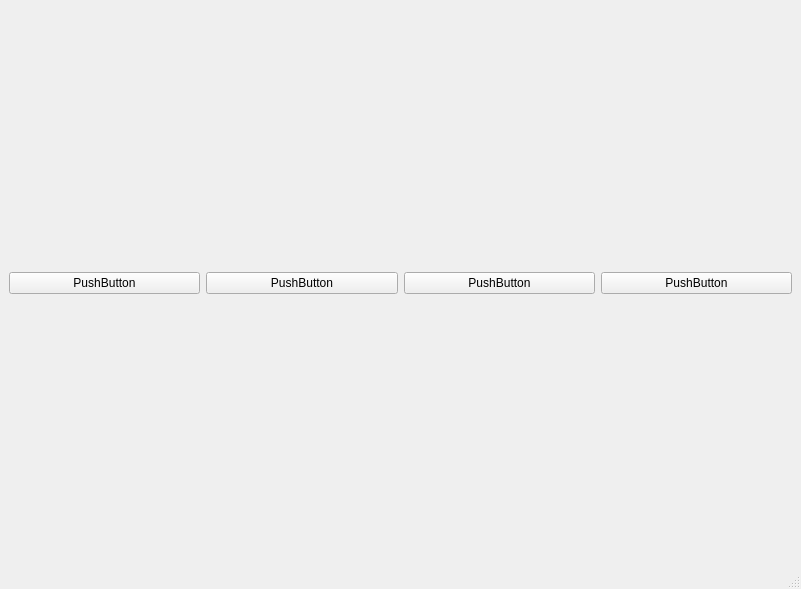
<?xml version="1.0" encoding="UTF-8"?>
<ui version="4.0">
 <class>MainWindow</class>
 <widget class="QMainWindow" name="MainWindow">
  <property name="geometry">
   <rect>
    <x>0</x>
    <y>0</y>
    <width>801</width>
    <height>589</height>
   </rect>
  </property>
  <property name="windowTitle">
   <string>MainWindow</string>
  </property>
  <widget class="QWidget" name="centralwidget">
   <layout class="QHBoxLayout" name="horizontalLayout">
    <item>
     <widget class="QPushButton" name="pushButton_4">
      <property name="text">
       <string>PushButton</string>
      </property>
     </widget>
    </item>
    <item>
     <widget class="QPushButton" name="pushButton_3">
      <property name="text">
       <string>PushButton</string>
      </property>
     </widget>
    </item>
    <item>
     <widget class="QPushButton" name="pushButton_2">
      <property name="text">
       <string>PushButton</string>
      </property>
     </widget>
    </item>
    <item>
     <widget class="QPushButton" name="pushButton">
      <property name="text">
       <string>PushButton</string>
      </property>
     </widget>
    </item>
   </layout>
  </widget>
  <widget class="QMenuBar" name="menubar">
   <property name="geometry">
    <rect>
     <x>0</x>
     <y>0</y>
     <width>801</width>
     <height>33</height>
    </rect>
   </property>
  </widget>
  <widget class="QStatusBar" name="statusbar"/>
 </widget>
 <resources/>
 <connections/>
</ui>
